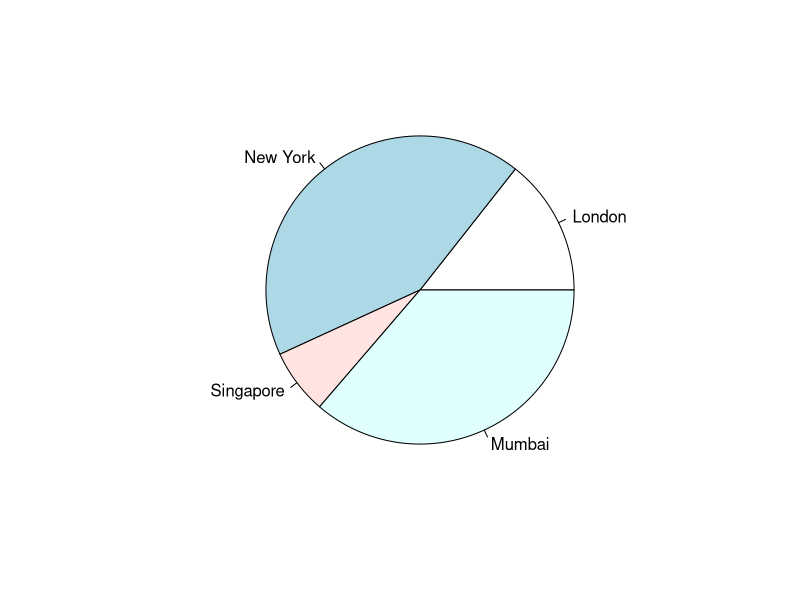
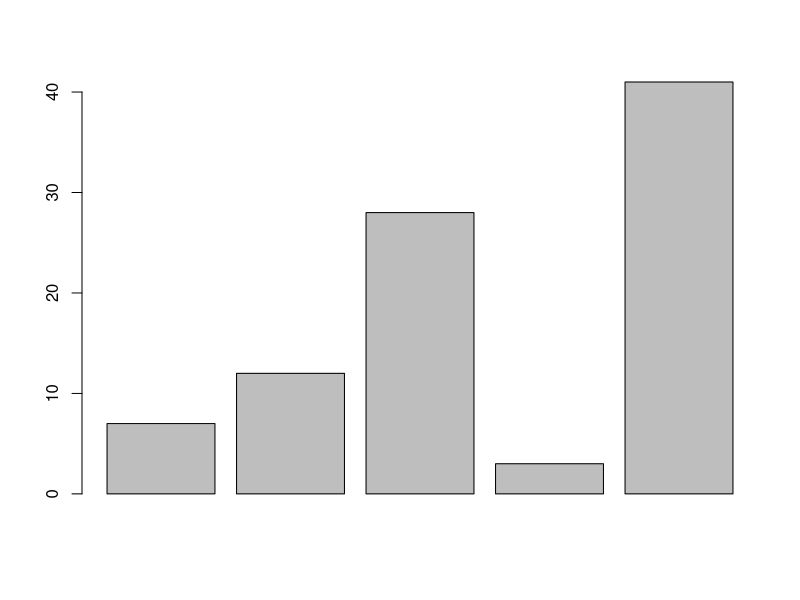
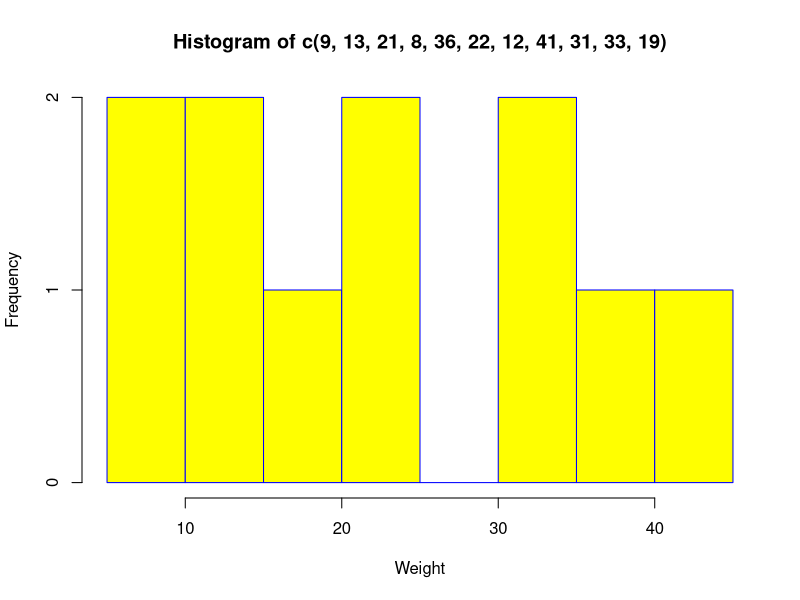
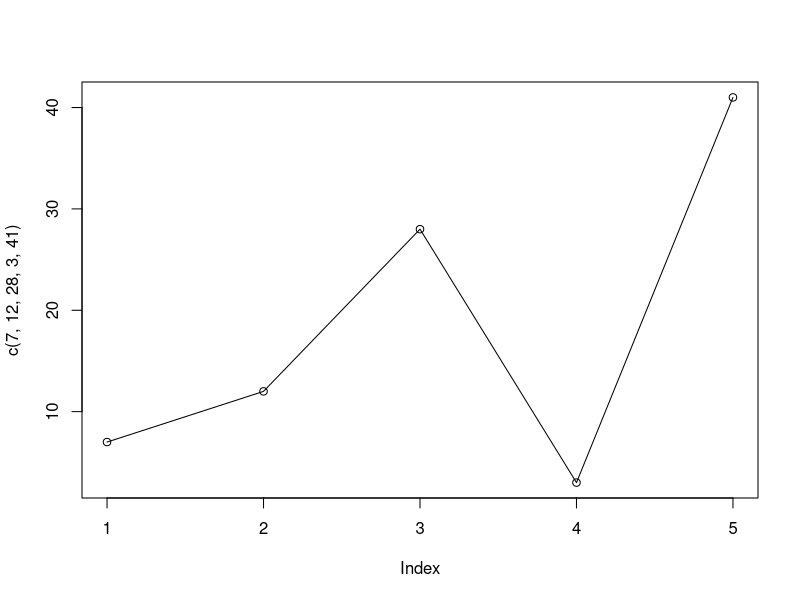
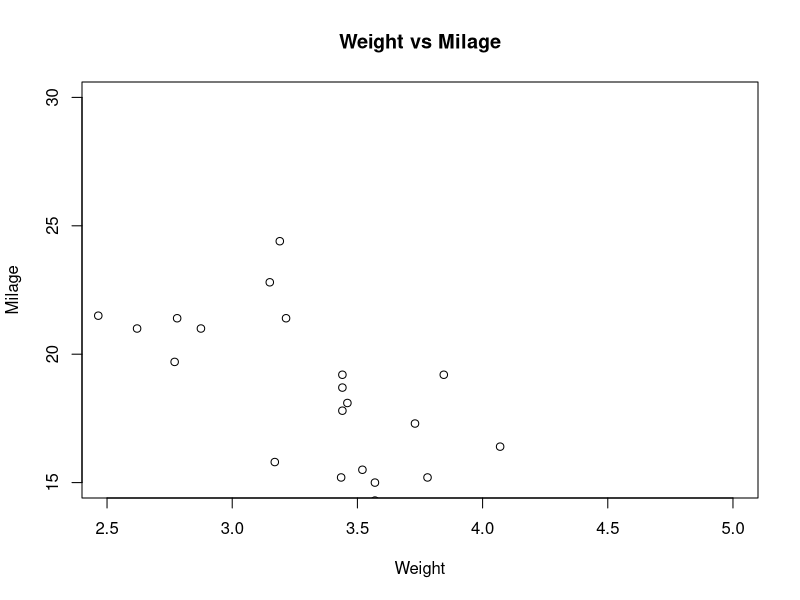
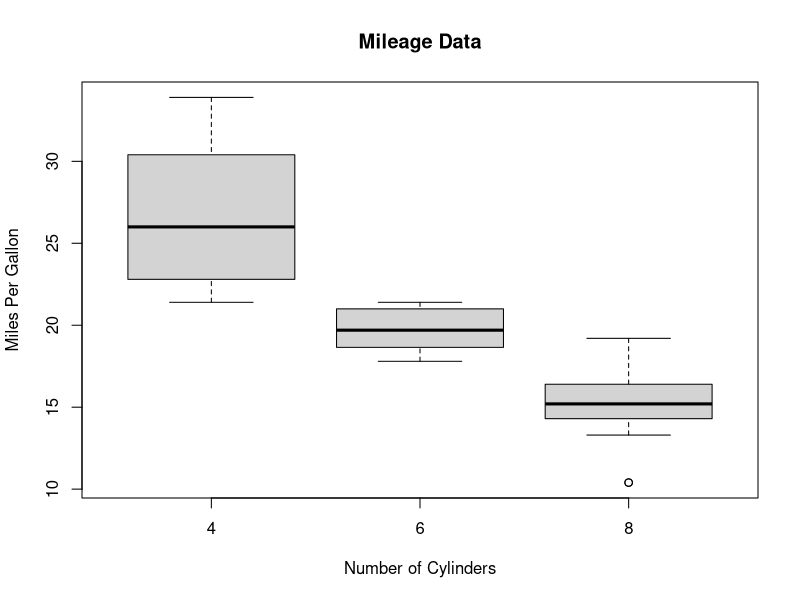

R code for these plots, in order:
# 파이차트
x <- c(21, 62, 10, 53)
labels <- c("London", "New York", "Singapore", "Mumbai")
pie(x,labels)

# 바차트
barplot(c(7,12,28,3,41))

# 히스토그램
hist(c(9,13,21,8,36,22,12,41,31,33,19),xlab = "Weight",col = "yellow",border = "blue")

## 라인차트
plot(c(7,12,28,3,41),type = "o")

# 산포도
input <- mtcars[,c('wt','mpg')]
print(input)
plot(x = input$wt,y = input$mpg,
     xlab = "Weight",
     ylab = "Milage",
     xlim = c(2.5,5),
     ylim = c(15,30),		 
     main = "Weight vs Milage"
)

# 주식차트
input <- mtcars[,c('mpg','cyl')]
print(head(input))
boxplot(mpg ~ cyl, data = mtcars, xlab = "Number of Cylinders",
        ylab = "Miles Per Gallon", main = "Mileage Data")